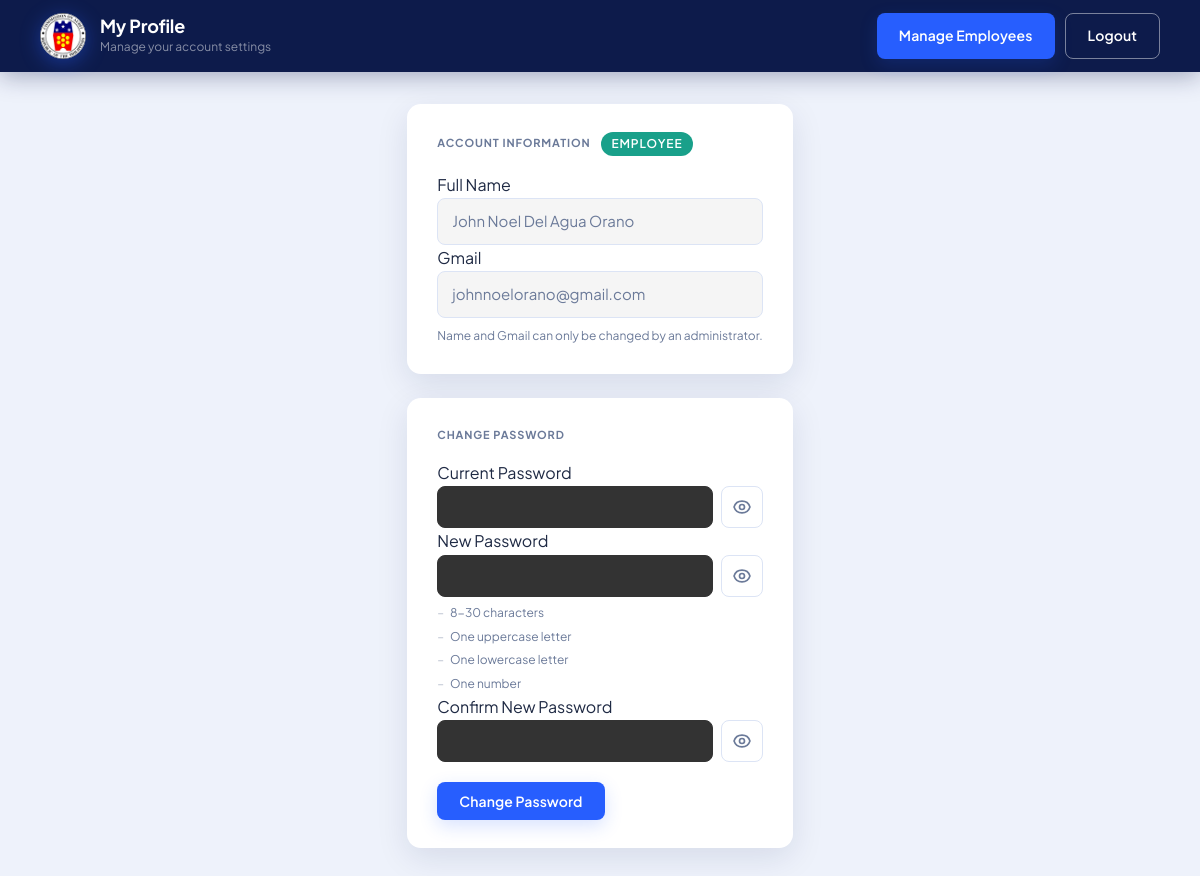
Page /php/profile.php (signed in) on the committed database.
### tables this page shows
CREATE TABLE `users` (
  `id` int NOT NULL AUTO_INCREMENT,
  `first_name` varchar(100) NOT NULL,
  `middle_name` varchar(100) NOT NULL,
  `last_name` varchar(100) NOT NULL,
  `email` varchar(150) NOT NULL,
  `password_hash` varchar(255) NOT NULL,
  `created_at` timestamp NULL DEFAULT CURRENT_TIMESTAMP,
  `role` varchar(20) NOT NULL DEFAULT 'employee',
  `account_status` enum('pending','approved','rejected') NOT NULL DEFAULT 'pending',
  `is_active` tinyint(1) NOT NULL DEFAULT '1',
  `is_registered_account` tinyint(1) NOT NULL DEFAULT '0',
  PRIMARY KEY (`id`),
  UNIQUE KEY `email` (`email`)
);

### php/profile.php (the view, shortened to what this page needs)
<?php
require_once __DIR__ . "/db.php";
$userId    = $_SESSION["user_id"];
$isAdmin   = ($_SESSION["user_role"] ?? '') === 'admin';
$stmt = $mysqli->prepare(
    "SELECT first_name, middle_name, last_name, email, role
     FROM users WHERE id = ? LIMIT 1"
);
$stmt->bind_param("i", $userId);
$stmt->execute();
$user = $stmt->get_result()->fetch_assoc();
function e($v)     { return htmlspecialchars($v, ENT_QUOTES, "UTF-8"); }
$fullName = e($user["first_name"]) . ' ' . e($user["middle_name"]) . ' ' . e($user["last_name"]);
?>
<!DOCTYPE html>
<html lang="en">
<head>
    <link rel="stylesheet" href="../css/styles.css">
</head>
<body>
    <header class="site-header">
        <div class="brand">
            <img src="../includes/images.png" alt="COA Logo" class="logo">
            <div>
                <h1>My Profile</h1>
                <p class="muted">Manage your account settings</p>
            </div>
        </div>
        <nav class="nav-links">
            <?php if ($isAdmin): ?>
                <a href="admin.php" class="btn">Admin View</a>
            <?php else: ?>
                <a href="manage_employee.php" class="btn">Manage Employees</a>
            <?php endif; ?>
            <a href="#" class="btn btn-outline" id="logoutBtn">Logout</a>
        </nav>
    </header>
    <main class="container">
        <div class="profile-grid">
            <section class="card">
                <p class="section-label">
                    Account Information
                    <span class="badge-role"><?php echo e(ucfirst($user["role"])); ?></span>
                </p>
                <?php if ($isAdmin): ?>
                    <form method="POST" class="form" id="profileForm" novalidate>
                        <input type="hidden" name="action" value="admin_edit_profile">
                        <div class="two-col-group">
                            <div class="form-group">
                                <label for="first_name">First Name</label>
                                <input type="text" id="first_name" name="first_name" maxlength="100"
                                       value="<?php echo e($user['first_name']); ?>" required>
                            </div>
                            <div class="form-group">
                                <label for="middle_name">Middle Name</label>
                                <input type="text" id="middle_name" name="middle_name" maxlength="100"
                                       value="<?php echo e($user['middle_name']); ?>" required>
                            </div>
                        </div>
                        <div class="form-group">
                            <label for="last_name">Last Name</label>
                            <input type="text" id="last_name" name="last_name" maxlength="100"
                                   value="<?php echo e($user['last_name']); ?>" required>
                        </div>
                        <div class="form-group">
                            <label for="email">Gmail</label>
                            <input type="email" id="email" name="email"
                                   value="<?php echo e($user['email']); ?>" required>
                            <div class="hint" style="margin-top:4px;">
                                Changing your Gmail will require OTP verification sent to your current email.
                            </div>
                        </div>
                        <button type="submit" class="btn">Save Changes</button>
                    </form>
                <?php else: ?>
                    <div class="form-group">
                        <label>Full Name</label>
                        <div class="readonly-field"><?php echo $fullName; ?></div>
                    </div>
                    <div class="form-group">
                        <label>Gmail</label>
                        <div class="readonly-field"><?php echo e($user['email']); ?></div>
                    </div>
                    <p class="hint" style="margin-top:8px;">
                        Name and Gmail can only be changed by an administrator.
                    </p>
                <?php endif; ?>
            </section>
            <section class="card">
                <p class="section-label">Change Password</p>
                <form method="POST" class="form" id="passwordForm" novalidate>
                    <div class="form-group">
                        <label for="current_password">Current Password</label>
                        <div class="input-with-button">
                            <input type="password" id="current_password" name="current_password" maxlength="30" required>
                            <button type="button" class="btn btn-auth-outline toggle-password"
                                    data-target="current_password" aria-label="Toggle"><?php echo eye_svg(); ?></button>
                        </div>
                    </div>
                    <div class="form-group">
                        <label for="new_password">New Password</label>
                        <div class="input-with-button">
                            <input type="password" id="new_password" name="new_password" maxlength="30" required>
                            <button type="button" class="btn btn-auth-outline toggle-password"
                                    data-target="new_password" aria-label="Toggle"><?php echo eye_svg(); ?></button>
                        </div>
                        <ul class="hint-list" style="margin-top:6px;">
                            <li id="passLength">8-30 characters</li>
                            <li id="passUpper">One uppercase letter</li>
                            <li id="passLower">One lowercase letter</li>
                            <li id="passNumber">One number</li>
                        </ul>
                    </div>
                    <div class="form-group">
                        <label for="confirm_password">Confirm New Password</label>
                        <div class="input-with-button">
                            <input type="password" id="confirm_password" name="confirm_password" maxlength="30" required>
                            <button type="button" class="btn btn-auth-outline toggle-password"
                                    data-target="confirm_password" aria-label="Toggle"><?php echo eye_svg(); ?></button>
                        </div>
                    </div>
                    <button type="submit" class="btn" style="margin-top: 20px;">Change Password</button>
                </form>
            </section>
        </div>
    </main>
</body>
</html>
<?php
function eye_svg() {
    return '
    <svg class="eye-open eye-icon" fill="none" stroke="currentColor" viewBox="0 0 24 24" stroke-width="2">
        <path stroke-linecap="round" stroke-linejoin="round" d="M15 12a3 3 0 11-6 0 3 3 0 016 0z"/>
        <path stroke-linecap="round" stroke-linejoin="round" d="M2.458 12C3.732 7.943 7.522 5 12 5c4.478 0 8.268 2.943 9.542 7-1.274 4.057-5.064 7-9.542 7-4.477 0-8.268-2.943-9.542-7z"/>
    </svg>
    <svg class="eye-closed eye-icon" fill="none" stroke="currentColor" viewBox="0 0 24 24" stroke-width="2" style="display:none;">
        <path stroke-linecap="round" stroke-linejoin="round" d="M13.875 18.825A10.05 10.05 0 0112 19c-4.478 0-8.268-2.943-9.543-7a9.97 9.97 0 011.563-3.029m5.858.908a3 3 0 114.243 4.243M9.878 9.878l4.242 4.242M9.88 9.88l-3.29-3.29m7.532 7.532l3.29 3.29M3 3l3.59 3.59m0 0A9.953 9.953 0 0112 5c4.478 0 8.268 2.943 9.543 7a10.025 10.025 0 01-4.132 5.411m0 0L21 21"/>
    </svg>';
}
?>

### css/styles.css (style rules this page uses)
* { box-sizing: border-box; margin: 0; padding: 0; font-family: "Plus Jakarta Sans", "Segoe UI", Tahoma, Geneva, Verdana, sans-serif; }
:root { --primary: #275efe; --primary-dark: #1d46c4; --primary-glow: rgba(39, 94, 254, 0.18); --navy: #0d1b4b; --navy-mid: #1a2f6e; --accent: #19a08a; --accent-dark: #138a76; --accent-glow: rgba(25, 160, 138, 0.18); --text: #1f2a44; --text-muted: #6b7a99; --surface: #ffffff; --bg: #eef2fb; --border: #dce4f5; --radius: 14px; --radius-sm: 8px; --shadow-sm: 0 4px 14px rgba(13, 27, 75, 0.08); --shadow: 0 10px 32px rgba(13, 27, 75, 0.10); --shadow-hover: 0 18px 44px rgba(13, 27, 75, 0.15); --transition: 0.22s cubic-bezier(0.4, 0, 0.2, 1); }
body { background: var(--bg); color: var(--text); min-height: 100vh; line-height: 1.65; }
.site-header { background: var(--navy); padding: 0 40px; height: 72px; display: flex; justify-content: space-between; align-items: center; flex-wrap: wrap; gap: 16px; position: sticky; top: 0; z-index: 100; box-shadow: 0 4px 24px rgba(13, 27, 75, 0.35); }
.brand { display: flex; align-items: center; gap: 14px; }
.brand h1 { font-size: 18px; font-weight: 700; color: #fff; line-height: 1.2; letter-spacing: -0.2px; }
.brand p, .brand small { font-size: 12px; color: rgba(255, 255, 255, 0.5); font-weight: 400; }
.logo { width: 46px; height: 46px; object-fit: contain; filter: drop-shadow(0 4px 10px rgba(39, 94, 254, 0.4)); animation: float 5s ease-in-out infinite; border-radius: 50%; }
.nav-links { display: flex; gap: 10px; }
.btn { background: var(--primary); color: #fff; padding: 10px 22px; border-radius: var(--radius-sm); text-decoration: none; border: none; cursor: pointer; display: inline-flex; align-items: center; justify-content: center; gap: 7px; font-weight: 600; font-size: 14px; letter-spacing: 0.1px; transition: background var(--transition), transform var(--transition), box-shadow var(--transition); box-shadow: 0 6px 18px var(--primary-glow); }
.btn-outline { background: transparent; color: #fff; border: 1.5px solid rgba(255, 255, 255, 0.45); box-shadow: none; }
.btn-auth-outline { background: transparent; color: var(--text-muted); border: 1px solid rgba(0,0,0,0.1); box-shadow: none; font-weight: 500; }
.container { max-width: 1160px; margin: 0 auto; padding: 32px 40px 60px; display: flex; flex-direction: column; gap: 28px; }
.card { background: var(--surface); border-radius: var(--radius); padding: 28px 30px; box-shadow: var(--shadow); transition: transform var(--transition), box-shadow var(--transition); animation: rise 0.4s ease-out both; }
input, select, textarea { padding: 11px 14px; border: 1px solid #333; border-radius: var(--radius-sm); font-size: 14px; font-family: inherit; background: #333; color: #fff; transition: border-color var(--transition), box-shadow var(--transition), background var(--transition); width: 100%; }
input::placeholder, textarea::placeholder { color: #a0a0a0; }
.input-with-button { display: flex; align-items: center; gap: 8px; }
.input-with-button input { flex: 1; }
.toggle-password { border: 1px solid var(--border); background: #ffffff; color: var(--text-muted); padding: 10px; border-radius: var(--radius-sm); cursor: pointer; display: flex; align-items: center; justify-content: center; transition: background var(--transition), color var(--transition), border-color var(--transition); }
.eye-icon { width: 20px; height: 20px; }
.hint, .hint-list { font-size: 12px; color: var(--text-muted); }
.hint-list { list-style: none; padding-left: 0; display: grid; gap: 4px; }
.hint-list li { display: flex; align-items: center; gap: 6px; }
.hint-list li::before { content: '–'; opacity: 0.5; }
.muted { color: var(--text-muted); }
ul, ol { padding-left: 20px; }

### php/profile.php (style rules this page uses)
.profile-grid { display:grid; gap:24px; grid-template-columns:1fr; max-width:720px; margin:0 auto; }
.readonly-field { background:var(--input-bg,#f5f5f5); border:1px solid var(--border,#ddd); border-radius:8px; padding:10px 14px; font-size:15px; color:var(--text-muted,#666); }
.section-label { font-size:11px; font-weight:700; letter-spacing:.08em; text-transform:uppercase; color:var(--text-muted,#888); margin-bottom:16px; }
.badge-role { display:inline-block; padding:2px 10px; border-radius:20px; font-size:12px; font-weight:600; background:var(--accent,#1a56db); color:#fff; margin-left:8px; vertical-align:middle; }

### rows in the picture
users: role "EMPLOYEE", fullName "John Noel Del Agua Orano", email "johnnoelorano@gmail.com"
